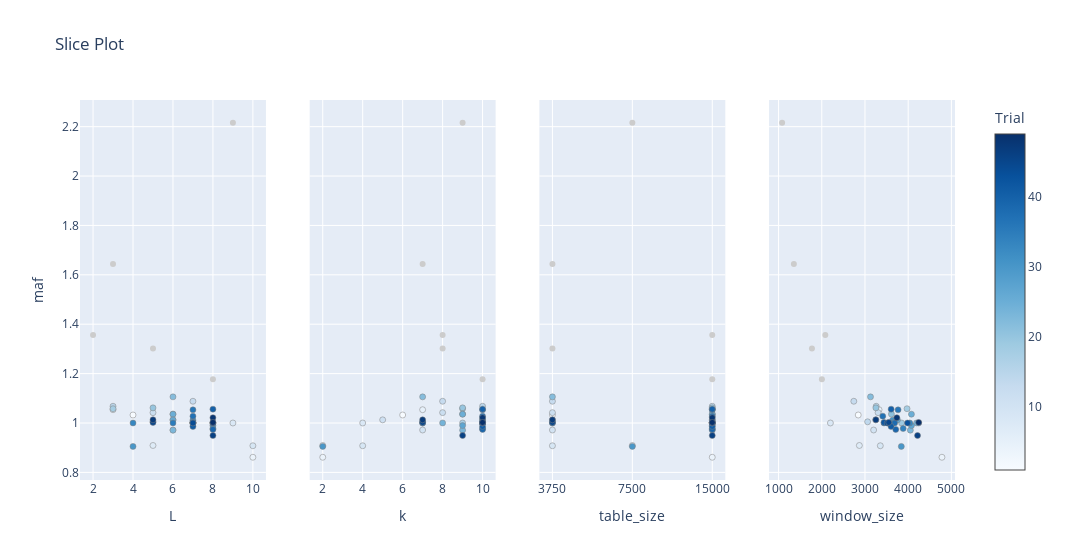

Notebook cell for this chart:
### Code cell
plot_slice(lsh_study, target = lambda t: t.values[0], target_name = 'maf')

### Figure 1 — Plotly figure (JSON) as saved in the notebook; plotly's stock layout.template omitted (floating-point values rounded to 4 significant figures)
{"data": [{"marker": {"color": [1, 4, 5, 7, 8, 9, 10, 11, 12, 13, 14, 15, 17, 18, 19, 20, 21, 22, 23, 24, 25, 26, 27, 28, 29, 30, 31, 32, 33, 34, 35, 36, 37, 38, 39, 40, 41, 42, 43, 44, 45, 46, 47, 48, 49], "colorbar": {"title": {"text": "Trial"}, "x": 1, "xpad": 40}, "colorscale": [[0, "rgb(247,251,255)"], [0.125, "rgb(222,235,247)"], [0.25, "rgb(198,219,239)"], [0.375, "rgb(158,202,225)"], [0.5, "rgb(107,174,214)"], [0.625, "rgb(66,146,198)"], [0.75, "rgb(33,113,181)"], [0.875, "rgb(8,81,156)"], [1, "rgb(8,48,107)"]], "line": {"color": "Grey", "width": 0.5}, "showscale": true}, "mode": "markers", "name": "Feasible Trial", "showlegend": false, "type": "scatter", "x": [4, 10, 3, 5, 9, 10, 6, 6, 5, 7, 5, 3, 7, 3, 7, 5, 6, 6, 6, 7, 6, 6, 8, 8, 7, 4, 7, 7, 4, 8, 6, 7, 7, 8, 8, 8, 7, 7, 8, 7, 5, 8, 5, 8, 8], "xaxis": "x", "y": [1.032, 0.8613, 1.054, 0.9089, 1, 0.9078, 0.9716, 1.013, 1.042, 1.088, 1.005, 1.068, 1, 1.058, 1, 1.061, 1.036, 1.106, 0.9709, 1.0, 1.036, 1.012, 0.9895, 1, 1, 0.9051, 1.012, 1.002, 1, 0.9777, 1, 1.053, 1.028, 1, 0.974, 1.056, 0.9862, 1.002, 1, 1, 1.002, 0.9492, 1.013, 1.021, 1.002], "yaxis": "y"}, {"marker": {"color": "#cccccc"}, "mode": "markers", "name": "Infeasible Trial", "showlegend": false, "type": "scatter", "x": [8, 5, 3, 9, 2], "xaxis": "x", "y": [1.177, 1.302, 1.644, 2.216, 1.356], "yaxis": "y"}, {"marker": {"color": [1, 4, 5, 7, 8, 9, 10, 11, 12, 13, 14, 15, 17, 18, 19, 20, 21, 22, 23, 24, 25, 26, 27, 28, 29, 30, 31, 32, 33, 34, 35, 36, 37, 38, 39, 40, 41, 42, 43, 44, 45, 46, 47, 48, 49], "colorbar": {"title": {"text": "Trial"}, "x": 1, "xpad": 40}, "colorscale": [[0, "rgb(247,251,255)"], [0.125, "rgb(222,235,247)"], [0.25, "rgb(198,219,239)"], [0.375, "rgb(158,202,225)"], [0.5, "rgb(107,174,214)"], [0.625, "rgb(66,146,198)"], [0.75, "rgb(33,113,181)"], [0.875, "rgb(8,81,156)"], [1, "rgb(8,48,107)"]], "line": {"color": "Grey", "width": 0.5}, "showscale": false}, "mode": "markers", "name": "Feasible Trial", "showlegend": false, "type": "scatter", "x": [6, 2, 7, 2, 4, 4, 7, 5, 8, 8, 7, 10, 9, 9, 7, 9, 9, 7, 9, 8, 9, 10, 9, 10, 10, 2, 10, 10, 7, 10, 10, 10, 10, 10, 10, 10, 10, 10, 10, 10, 7, 9, 7, 10, 10], "xaxis": "x2", "y": [1.032, 0.8613, 1.054, 0.9089, 1, 0.9078, 0.9716, 1.013, 1.042, 1.088, 1.005, 1.068, 1, 1.058, 1, 1.061, 1.036, 1.106, 0.9709, 1.0, 1.036, 1.012, 0.9895, 1, 1, 0.9051, 1.012, 1.002, 1, 0.9777, 1, 1.053, 1.028, 1, 0.974, 1.056, 0.9862, 1.002, 1, 1, 1.002, 0.9492, 1.013, 1.021, 1.002], "yaxis": "y2"}, {"marker": {"color": "#cccccc"}, "mode": "markers", "name": "Infeasible Trial", "showlegend": false, "type": "scatter", "x": [10, 8, 7, 9, 8], "xaxis": "x2", "y": [1.177, 1.302, 1.644, 2.216, 1.356], "yaxis": "y2"}, {"marker": {"color": [1, 4, 5, 7, 8, 9, 10, 11, 12, 13, 14, 15, 17, 18, 19, 20, 21, 22, 23, 24, 25, 26, 27, 28, 29, 30, 31, 32, 33, 34, 35, 36, 37, 38, 39, 40, 41, 42, 43, 44, 45, 46, 47, 48, 49], "colorbar": {"title": {"text": "Trial"}, "x": 1, "xpad": 40}, "colorscale": [[0, "rgb(247,251,255)"], [0.125, "rgb(222,235,247)"], [0.25, "rgb(198,219,239)"], [0.375, "rgb(158,202,225)"], [0.5, "rgb(107,174,214)"], [0.625, "rgb(66,146,198)"], [0.75, "rgb(33,113,181)"], [0.875, "rgb(8,81,156)"], [1, "rgb(8,48,107)"]], "line": {"color": "Grey", "width": 0.5}, "showscale": false}, "mode": "markers", "name": "Feasible Trial", "showlegend": false, "type": "scatter", "x": [3750, 15000, 15000, 7500, 3750, 3750, 3750, 3750, 3750, 3750, 3750, 15000, 15000, 15000, 15000, 15000, 15000, 3750, 15000, 15000, 15000, 15000, 15000, 15000, 15000, 7500, 15000, 15000, 3750, 15000, 15000, 15000, 15000, 15000, 15000, 15000, 15000, 15000, 15000, 15000, 3750, 15000, 3750, 15000, 15000], "xaxis": "x3", "y": [1.032, 0.8613, 1.054, 0.9089, 1, 0.9078, 0.9716, 1.013, 1.042, 1.088, 1.005, 1.068, 1, 1.058, 1, 1.061, 1.036, 1.106, 0.9709, 1.0, 1.036, 1.012, 0.9895, 1, 1, 0.9051, 1.012, 1.002, 1, 0.9777, 1, 1.053, 1.028, 1, 0.974, 1.056, 0.9862, 1.002, 1, 1, 1.002, 0.9492, 1.013, 1.021, 1.002], "yaxis": "y3"}, {"marker": {"color": "#cccccc"}, "mode": "markers", "name": "Infeasible Trial", "showlegend": false, "type": "scatter", "x": [15000, 3750, 3750, 7500, 15000], "xaxis": "x3", "y": [1.177, 1.302, 1.644, 2.216, 1.356], "yaxis": "y3"}, {"marker": {"color": [1, 4, 5, 7, 8, 9, 10, 11, 12, 13, 14, 15, 17, 18, 19, 20, 21, 22, 23, 24, 25, 26, 27, 28, 29, 30, 31, 32, 33, 34, 35, 36, 37, 38, 39, 40, 41, 42, 43, 44, 45, 46, 47, 48, 49], "colorbar": {"title": {"text": "Trial"}, "x": 1, "xpad": 40}, "colorscale": [[0, "rgb(247,251,255)"], [0.125, "rgb(222,235,247)"], [0.25, "rgb(198,219,239)"], [0.375, "rgb(158,202,225)"], [0.5, "rgb(107,174,214)"], [0.625, "rgb(66,146,198)"], [0.75, "rgb(33,113,181)"], [0.875, "rgb(8,81,156)"], [1, "rgb(8,48,107)"]], "line": {"color": "Grey", "width": 0.5}, "showscale": false}, "mode": "markers", "name": "Feasible Trial", "showlegend": false, "type": "scatter", "x": [2844, 4782, 3326, 2870, 2200, 3355, 3200, 3249, 3303, 2742, 3061, 3260, 4243, 3974, 3848, 3253, 3612, 3128, 4050, 4195, 4075, 3752, 4076, 3636, 3534, 3841, 3640, 3660, 4037, 3884, 3440, 3766, 3412, 3687, 3713, 3606, 3604, 3441, 3985, 3513, 3551, 4217, 3252, 3738, 4244], "xaxis": "x4", "y": [1.032, 0.8613, 1.054, 0.9089, 1, 0.9078, 0.9716, 1.013, 1.042, 1.088, 1.005, 1.068, 1, 1.058, 1, 1.061, 1.036, 1.106, 0.9709, 1.0, 1.036, 1.012, 0.9895, 1, 1, 0.9051, 1.012, 1.002, 1, 0.9777, 1, 1.053, 1.028, 1, 0.974, 1.056, 0.9862, 1.002, 1, 1, 1.002, 0.9492, 1.013, 1.021, 1.002], "yaxis": "y4"}, {"marker": {"color": "#cccccc"}, "mode": "markers", "name": "Infeasible Trial", "showlegend": false, "type": "scatter", "x": [2003, 1773, 1354, 1082, 2082], "xaxis": "x4", "y": [1.177, 1.302, 1.644, 2.216, 1.356], "yaxis": "y4"}], "layout": {"title": {"text": "Slice Plot"}, "width": 1200, "xaxis": {"anchor": "y", "domain": [0, 0.2125], "title": {"text": "L"}}, "xaxis2": {"anchor": "y2", "domain": [0.2625, 0.475], "title": {"text": "k"}}, "xaxis3": {"anchor": "y3", "categoryarray": [3750, 7500, 15000], "categoryorder": "array", "domain": [0.525, 0.7375], "title": {"text": "table_size"}, "type": "category"}, "xaxis4": {"anchor": "y4", "domain": [0.7875, 1], "title": {"text": "window_size"}}, "yaxis": {"anchor": "x", "domain": [0, 1], "title": {"text": "maf"}}, "yaxis2": {"anchor": "x2", "domain": [0, 1], "matches": "y", "showticklabels": false}, "yaxis3": {"anchor": "x3", "domain": [0, 1], "matches": "y", "showticklabels": false}, "yaxis4": {"anchor": "x4", "domain": [0, 1], "matches": "y", "showticklabels": false}}}
